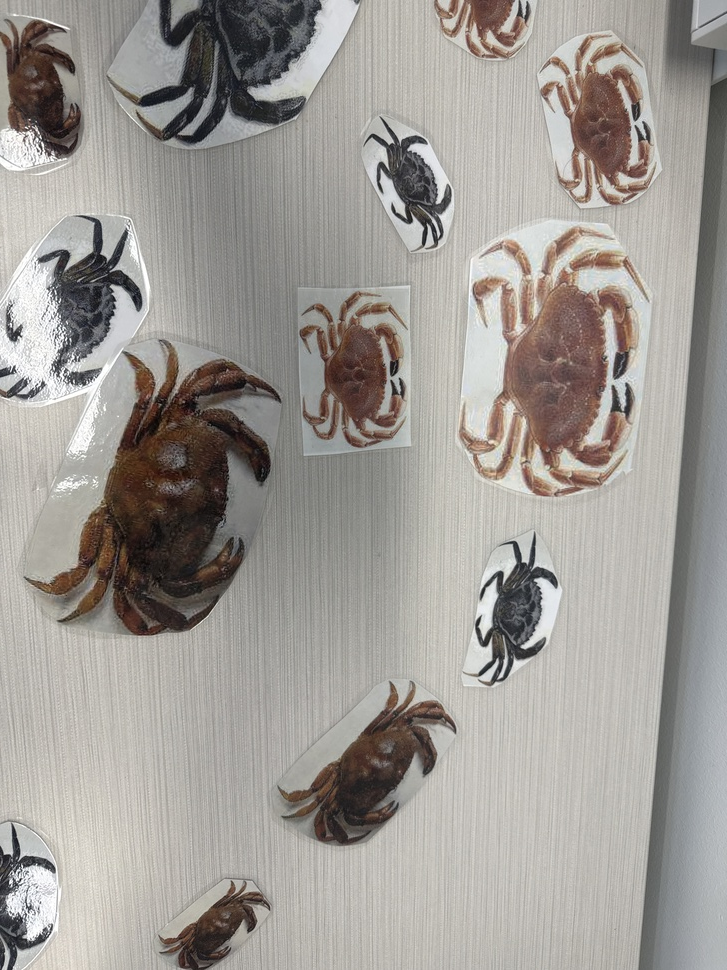
#> input picture Crab_Detection/test_1.JPG, 727 x 970 px, shrunk from 3024 x 4032 before the run, given in place of the camera
$ python stereo.py
#> lines starting #> are read from the running program, lines starting #| are printed output that depends on the picture
#> further down, frame_left is the input picture: shape (970, 727, 3); mean B, G, R 149.6, 154.5, 158.8
import cv2 as cv
import numpy as np
from matplotlib import pyplot as plt

cap_left = cv.VideoCapture(0)
cap_right = cv.VideoCapture(1)

def undistort(img):
    ret = 0.9610454141475719
    mtx = np.array([
        [929.02095583, 0.00000000e+00, 978.01846836],
        [0.00000000e+00, 927.4997145, 6.68826192e+02],
        [0.00000000e+00, 0.00000000e+00, 1.00000000e+00]
    ])
    dist = np.array([[-0.3821828, 0.17840163, 0.00063669, 0.00090362, -0.04303795]])

    h,  w = img.shape[:2]
#> h = 970; w = 727
    newcameramtx, roi = cv.getOptimalNewCameraMatrix(mtx, dist, (w,h), 1, (w,h))
#> roi = (304, 319, 374, 513)

    mapx, mapy = cv.initUndistortRectifyMap(mtx, dist, None, newcameramtx, (w,h), 5)
    dst = cv.remap(img, mapx, mapy, cv.INTER_LINEAR)
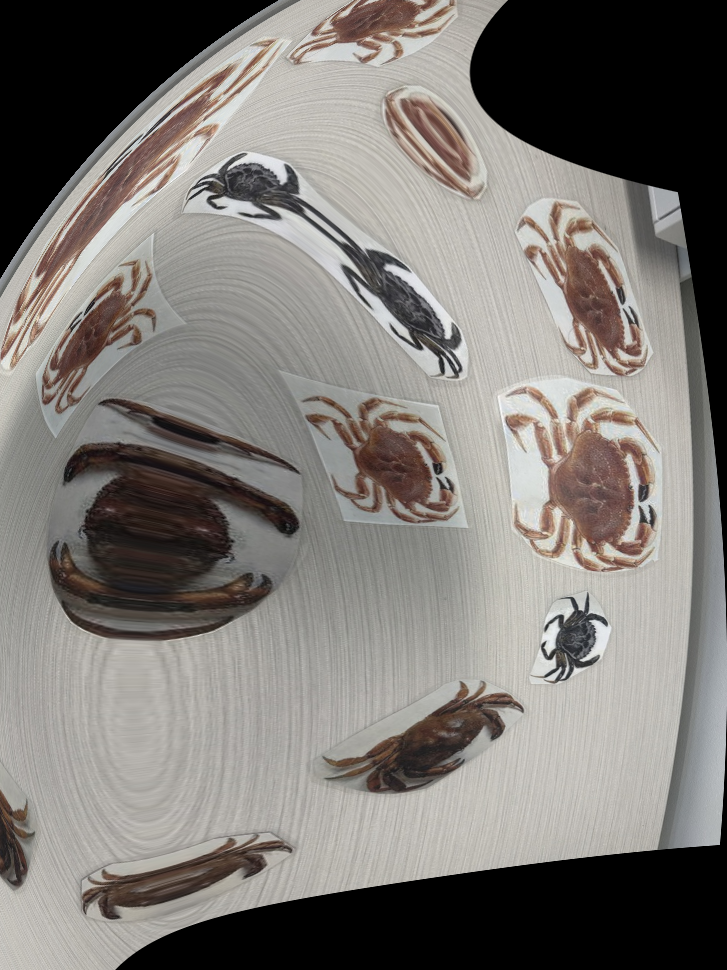
#> dst: shape (970, 727, 3); mean B, G, R 117.5, 121.7, 125.6
    # crop the image
    x, y, w, h = roi
#> x = 304; y = 319; w = 374; h = 513
    x = x + 50
#> x = 354
    y = y + 50
#> y = 369
    w = w - 50
#> w = 324
    h = h - 50
#> h = 463
    dst = dst[y:y+h, x:x+w]
#> dst: shape (463, 324, 3)

    return dst

while cap_left.isOpened() and cap_right.isOpened():
    ret_left, frame_left = cap_left.read()
    ret_right, frame_right = cap_right.read()

    if ret_left and ret_right:
        clean_left = undistort(frame_left)
        clean_right = undistort(frame_right)

        clean_left = cv.cvtColor(clean_left, cv.COLOR_BGR2GRAY)
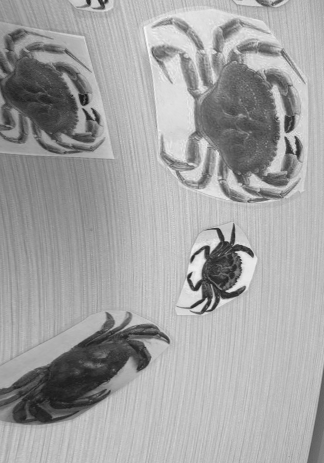
#> clean_left: shape (463, 324); min 22, max 253, mean 162.5
        clean_right = cv.cvtColor(clean_right, cv.COLOR_BGR2GRAY)

        blockSize = 16

        stereo = cv.StereoSGBM_create(minDisparity=0,
                                    numDisparities=64,
                                    blockSize=blockSize,
                                    P1=3*8*blockSize**2,
                                    P2=3*32*blockSize**2,
                                    disp12MaxDiff=1,
                                    uniquenessRatio=15,
                                    speckleWindowSize=0,
                                    speckleRange=2,
                                    preFilterCap=63,
                                    mode=cv.STEREO_SGBM_MODE_SGBM_3WAY)


        # [20 lines of commented-out code are left out]
        disparity = stereo.compute(clean_left,clean_right).astype(np.float32) / 512.0
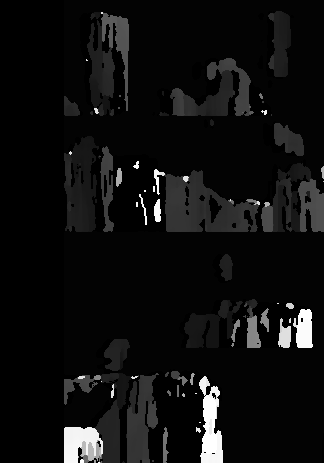
#> disparity: shape (463, 324) float32; min -0.0312, max 1.97, mean 0.0928; drawn with min black and max white

        combined_clean = np.concatenate((clean_left, clean_right), axis=1)
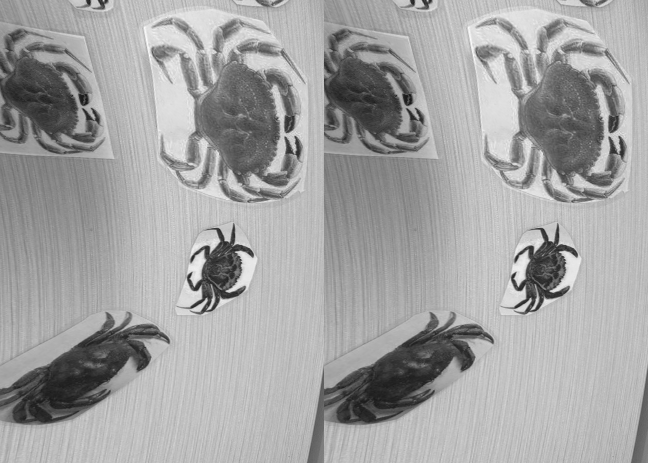
#> combined_clean: shape (463, 648); min 22, max 253, mean 162.5
        combined = np.concatenate((frame_left, frame_right), axis=1)
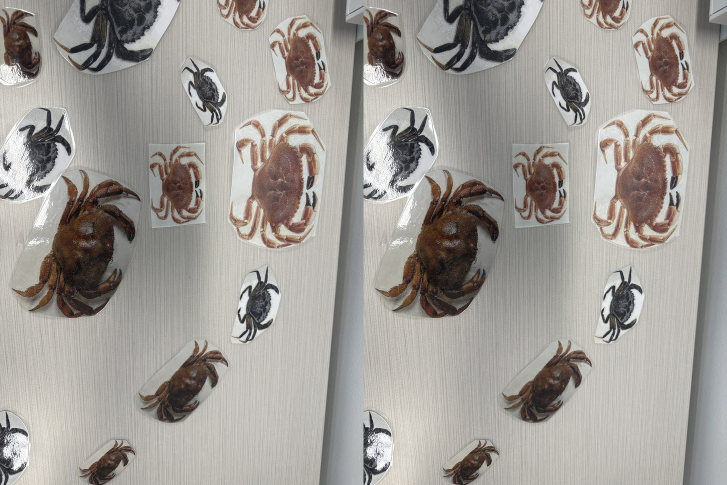
#> combined: shape (970, 1454, 3) (shown at 1/2 size); mean B, G, R 149.6, 154.5, 158.8

        if cv.waitKey(1) & 0xFF == ord('s'):
#> (key q is pressed here)
            cv.imwrite("left.jpg", clean_left)
            cv.imwrite("right.jpg", clean_right)


        # cv.imshow("Stereo View", combined)
        cv.imshow("Left View", frame_left)
        cv.imshow("Right View", frame_right)
        cv.imshow("Undistorted View", combined_clean)

        colormap = plt.get_cmap('plasma')
        heatmap = (colormap(disparity) * 2**16).astype(np.uint16)[:,:,:3]
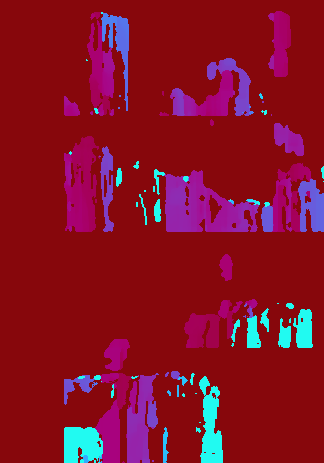
#> heatmap: shape (463, 324, 3) uint16; mean of channels 0, 1, 2 10348.1, 4738.6, 34350.5; drawn with min black and max white
        heatmap = cv.cvtColor(heatmap, cv.COLOR_RGB2BGR)

        cv.imshow("disp",disparity)
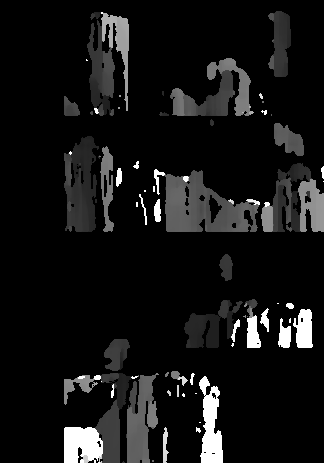
#> window 'disp': shape (463, 324); min 0, max 255, mean 20.5

    if cv.waitKey(1) & 0xFF == ord('q'):
#> (key q is pressed here)
        break

cap_left.release()
cap_right.release()

cv.destroyAllWindows()

$ run again, on Crab_Detection/test_2.JPG
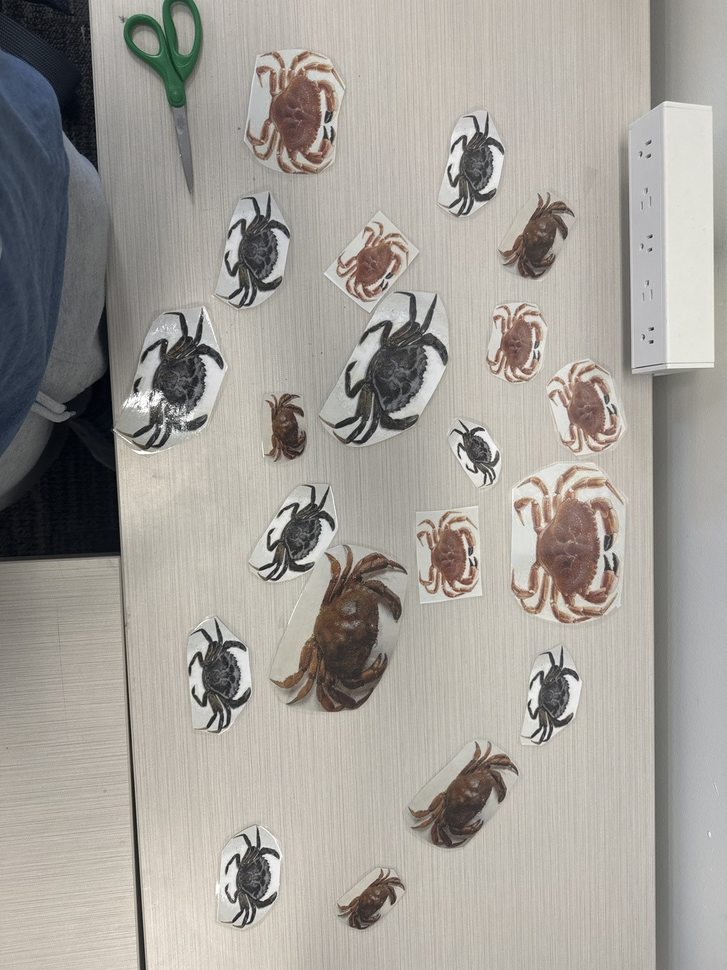
#> input picture Crab_Detection/test_2.JPG, 727 x 970 px, shrunk from 3024 x 4032 before the run, given in place of the camera
#> frame_left is the input picture: shape (970, 727, 3); mean B, G, R 152.7, 159, 162.9
#> `heatmap = (colormap(disparity) * 2**16).astype(np.uint16)[:,:,:3]`:
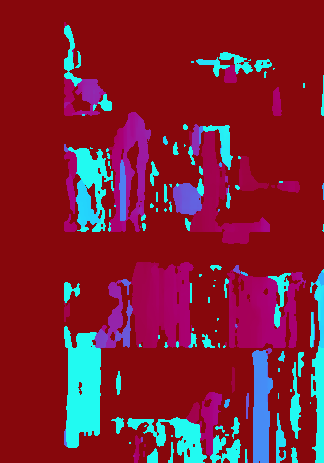
#> heatmap: shape (463, 324, 3) uint16; mean of channels 0, 1, 2 13209.1, 8302.5, 32780.5; drawn with min black and max white
#> `cv.imshow("disp",disparity)`:
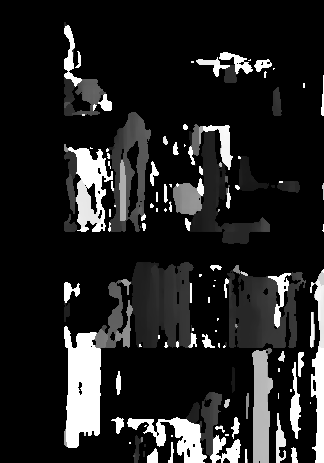
#> window 'disp': shape (463, 324); min 0, max 255, mean 34.2

$ run again, on Crab_Detection/test_3.JPG
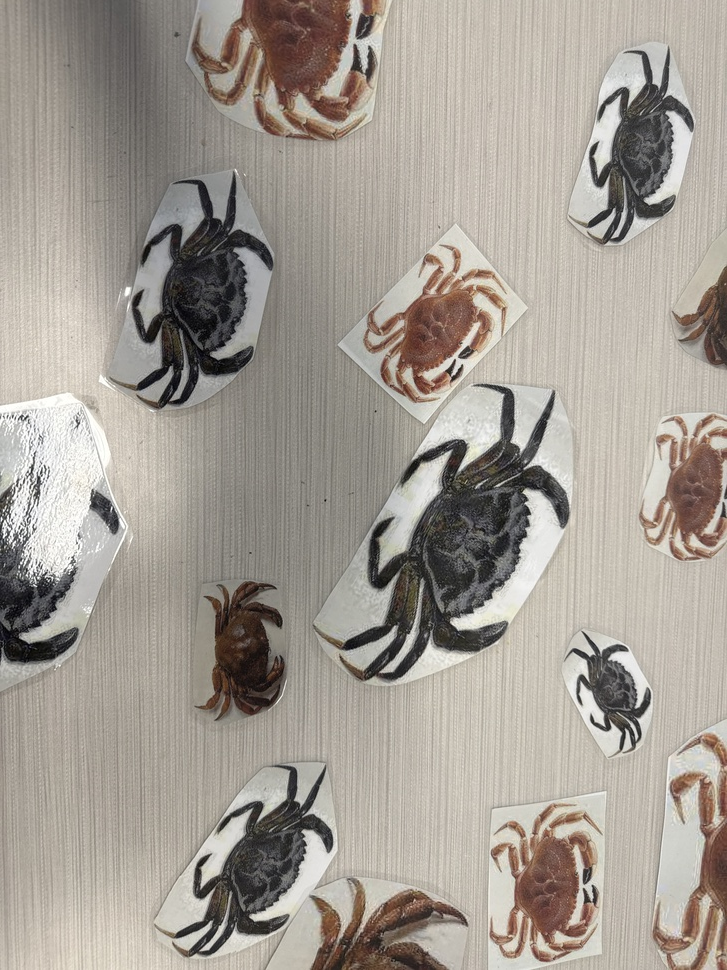
#> input picture Crab_Detection/test_3.JPG, 727 x 970 px, shrunk from 3024 x 4032 before the run, given in place of the camera
#> frame_left is the input picture: shape (970, 727, 3); mean B, G, R 147.7, 156.2, 163.2
#> `heatmap = (colormap(disparity) * 2**16).astype(np.uint16)[:,:,:3]`:
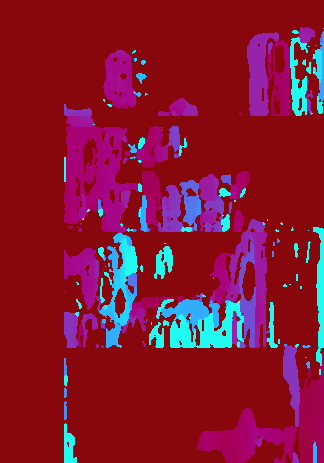
#> heatmap: shape (463, 324, 3) uint16; mean of channels 0, 1, 2 12996.3, 6176.8, 33953.6; drawn with min black and max white
#> `cv.imshow("disp",disparity)`:
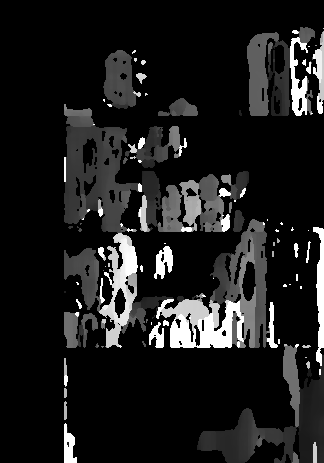
#> window 'disp': shape (463, 324); min 0, max 255, mean 29
